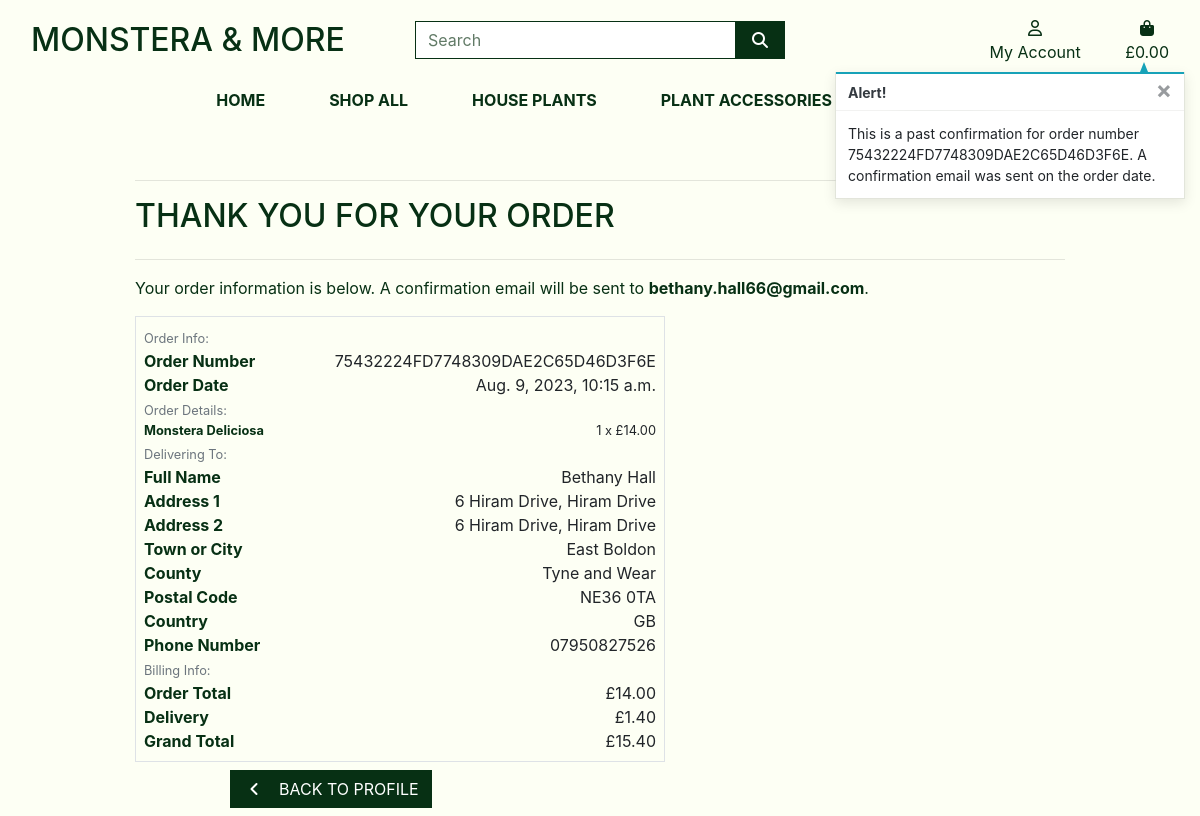
Screenshot of /profile/order_history/75432224FD7748309DAE2C65D46D3F6E with the database file from the repository.
### checkout/models.py (models this page shows, shortened)
class Order(models.Model):
    order_number = models.CharField(max_length=32, null=False, editable=False)
    full_name = models.CharField(max_length=50, null=False, blank=False)
    user_profile = models.ForeignKey(UserProfile, on_delete=models.SET_NULL,
                                     null=True, blank=True, related_name='orders')
    email = models.EmailField(max_length=254, null=False, blank=False)
    phone_number = models.CharField(max_length=20, null=False, blank=False)
    country = CountryField(blank_label='Country *', null=False, blank=False)
    postcode = models.CharField(max_length=20, null=True, blank=True)
    town_or_city = models.CharField(max_length=40, null=False, blank=False)
    street_address1 = models.CharField(max_length=80, null=False, blank=False)
    street_address2 = models.CharField(max_length=80, null=True, blank=True)
    county = models.CharField(max_length=80, null=True, blank=True)
    date = models.DateTimeField(auto_now_add=True)
    delivery_cost = models.DecimalField(max_digits=6, decimal_places=2, null=False, default=0)
    order_total = models.DecimalField(max_digits=10, decimal_places=2, null=False, default=0)
    grand_total = models.DecimalField(max_digits=10, decimal_places=2, null=False, default=0)
    original_bag = models.TextField(null=False, blank=False, default='')
    stripe_pid = models.CharField(max_length=254, null=False, blank=False, default='')

class OrderLineItem(models.Model):
    order = models.ForeignKey(Order, null=False, blank=False, on_delete=models.CASCADE, related_name='lineitems')
    product = models.ForeignKey(Product, null=False, blank=False, on_delete=models.CASCADE)
    product_size = models.CharField(max_length=2, null=True, blank=True) # XS, S, M, L, XL
    quantity = models.IntegerField(null=False, blank=False, default=0)
    lineitem_total = models.DecimalField(max_digits=6, decimal_places=2, null=False, blank=False, editable=False)

### products/models.py (models this page shows, shortened)
class Product(models.Model):
    category = models.ForeignKey('Category', null=True, blank=True, on_delete=models.SET_NULL)
    plant = models.BooleanField(null=True, blank=True)
    sku = models.CharField(max_length=254, null=True, blank=True)
    name = models.CharField(max_length=254)
    description = models.TextField()
    has_sizes = models.BooleanField(default=False, null=True, blank=True)
    price = models.DecimalField(max_digits=6, decimal_places=2)
    price_medium = models.DecimalField(max_digits=6, decimal_places=2, default=0)
    price_large = models.DecimalField(max_digits=6, decimal_places=2, default=0)
    in_stock = models.BooleanField(default=True, null=True, blank=True)
    date_created = models.DateTimeField(auto_now_add=True)
    rating = models.DecimalField(max_digits=6, decimal_places=2, null=True, blank=True)
    image_url = models.URLField(max_length=1024, null=True, blank=True)
    image = models.ImageField(null=True, blank=True)

### profiles/views.py (the view)
# urls.py: path('order_history/<order_number>', views.order_history, name='order_history'),
def order_history(request, order_number):
    order = get_object_or_404(Order, order_number=order_number)
    messages.info(request, (
        f'This is a past confirmation for order number {order_number}. '
        'A confirmation email was sent on the order date.'
    ))
    template = 'checkout/checkout_success.html'
    context = {
        'order': order,
        'from_profile': True,
    }
    return render(request, template, context)

### bag/contexts.py (called while the page is built, shortened)
def bag_contents(request):
    bag_items = []
    total = 0
    product_count = 0
    bag = request.session.get('bag', {})
    if total < settings.FREE_DELIVERY_THRESHOLD:
        delivery = total * Decimal(settings.STANDARD_DELIVERY_PERCENTAGE / 100)
        free_delivery_delta = settings.FREE_DELIVERY_THRESHOLD - total
    else:
        delivery = 0
        free_delivery_delta = 0
    grand_total = delivery + total
    context = {
        'bag_items': bag_items,
        'total': total,
        'product_count': product_count,
        'delivery': delivery,
        'free_delivery_delta': free_delivery_delta,
        'free_delivery_threshold': settings.FREE_DELIVERY_THRESHOLD,
        'grand_total': grand_total,
    }
    return context

### checkout/templates/checkout/checkout_success.html (shortened to what this page needs)
{% extends "base.html" %}
{% load static %}
{% block extra_css %}
    <link rel="stylesheet" href="{% static 'checkout/css/checkout.css' %}">
{% endblock %}
{% block page_header %}
    <div class="container header-container">
    </div>
{% endblock %}
{% block content %}
    <div class="overlay"></div>
    <div class="container">
        <div class="row">
            <div class="col">
                <hr>
                <h2 class="logo-font mb-4">Thank You for your order</h2>
                <hr>
                <p class="text-black">Your order information is below. A confirmation email will be sent to <strong>{{ order.email }}</strong>.</p>
            </div>
        </div>
        <div class="row">
            <div class="col-12 col-lg-7">
                <div class="order-confirmation-wrapper p-2 border">
                    <div class="row">
                        <div class="col">
                            <small class="text-muted">Order Info:</small>
                        </div>
                    </div>
                    <div class="row">
                        <div class="col-12 col-md-4">
                            <p class="mb-0 text-black font-weight-bold">Order Number</p>
                        </div>
                        <div class="col-12 col-md-8 text-md-right">
                            <p class="mb-0">{{ order.order_number }}</p>
                        </div>
                    </div>
                    <div class="row">
                        <div class="col-12 col-md-4">
                            <p class="mb-0 text-black font-weight-bold">Order Date</p>
                        </div>
                        <div class="col-12 col-md-8 text-md-right">
                            <p class="mb-0">{{ order.date }}</p>
                        </div>
                    </div>
                    <div class="row">
                        <div class="col">
                            <small class="text-muted">Order Details:</small>
                        </div>
                    </div>
                    {% for item in order.lineitems.all %}
                    <div class="row">
                        <div class="col-12 col-md-4">
                            <p class="small mb-0 text-black font-weight-bold">
                                {{ item.product.name }}{% if item.product_size %} - Size {{ item.product_size|upper }}{% endif %}
                            </p>
                        </div>
                        <div class="col-12 col-md-8 text-md-right">
                            <p class="small mb-0">{{ item.quantity }} x £{{ item.product.price }} </p>
                        </div>
                    </div>
                    {% endfor %}
                    <div class="row">
                        <div class="col">
                            <small class="text-muted">Delivering To:</small>
                        </div>
                    </div>
                    <div class="row">
                        <div class="col-12 col-md-4">
                            <p class="mb-0 text-black font-weight-bold">Full Name</p>
                        </div>
                        <div class="col-12 col-md-8 text-md-right">
                            <p class="mb-0">{{ order.full_name }}</p>
                        </div>
                    </div>
                    <div class="row">
                        <div class="col-12 col-md-4">
                            <p class="mb-0 text-black font-weight-bold">Address 1</p>
                        </div>
                        <div class="col-12 col-md-8 text-md-right">
                            <p class="mb-0">{{ order.street_address1 }}</p>
                        </div>
                    </div>
                    {% if order.street_address2 %}
                    <div class="row">
                        <div class="col-12 col-md-4">
                            <p class="mb-0 text-black font-weight-bold">Address 2</p>
                        </div>
                        <div class="col-12 col-md-8 text-md-right">
                            <p class="mb-0">{{ order.street_address1 }}</p>
                        </div>
                    </div>
                    {% endif %}
                    <div class="row">
                        <div class="col-12 col-md-4">
                            <p class="mb-0 text-black font-weight-bold">Town or City</p>
                        </div>
                        <div class="col-12 col-md-8 text-md-right">
                            <p class="mb-0">{{ order.town_or_city }}</p>
                        </div>
                    </div>
                    {% if order.county %}
                    <div class="row">
                        <div class="col-12 col-md-4">
                            <p class="mb-0 text-black font-weight-bold">County</p>
                        </div>
                        <div class="col-12 col-md-8 text-md-right">
                            <p class="mb-0">{{ order.county }}</p>
                        </div>
                    </div>
                    {% endif %}
                    {% if order.postcode %}
                    <div class="row">
                        <div class="col-12 col-md-4">
                            <p class="mb-0 text-black font-weight-bold">Postal Code</p>
                        </div>
                        <div class="col-12 col-md-8 text-md-right">
                            <p class="mb-0">{{ order.postcode }}</p>
                        </div>
                    </div>
                    {% endif %}
                    <div class="row">
                        <div class="col-12 col-md-4">
                            <p class="mb-0 text-black font-weight-bold">Country</p>
                        </div>
                        <div class="col-12 col-md-8 text-md-right">
                            <p class="mb-0">{{ order.country }}</p>
                        </div>
                    </div>
                    <div class="row">
                        <div class="col-12 col-md-4">
                            <p class="mb-0 text-black font-weight-bold">Phone Number</p>
                        </div>
                        <div class="col-12 col-md-8 text-md-right">
                            <p class="mb-0">{{ order.phone_number }}</p>
                        </div>
                    </div>
                    <div class="row">
                        <div class="col">
                            <small class="text-muted">Billing Info:</small>
                        </div>
                    </div>
                    <div class="row">
                        <div class="col-12 col-md-4">
                            <p class="mb-0 text-black font-weight-bold">Order Total</p>
                        </div>
                        <div class="col-12 col-md-8 text-md-right">
                            <p class="mb-0">£{{ order.order_total }}</p>
                        </div>
                    </div>
                    <div class="row">
                        <div class="col-12 col-md-4">
                            <p class="mb-0 text-black font-weight-bold">Delivery</p>
                        </div>
                        <div class="col-12 col-md-8 text-md-right">
                            <p class="mb-0">£{{ order.delivery_cost }}</p>
                        </div>
                    </div>
                    <div class="row">
                        <div class="col-12 col-md-4">
                            <p class="mb-0 text-black font-weight-bold">Grand Total</p>
                        </div>
                        <div class="col-12 col-md-8 text-md-right">
                            <p class="mb-0">£{{ order.grand_total }}</p>
                        </div>
                    </div>
                </div>
            </div>
        </div>
        <div class="row">
			<div class="col-12 col-lg-7 text-right">
                <div class="row">
                    <div class="col-12 col-lg-7 text-right">
                        {% if from_profile %}
                            <a href="{% url 'profile' %}" class="btn btn-black rounded-0 my-2">
                                <span class="icon mr-2">
                                    <i class="fas fa-angle-left"></i>
                                </span>
                                <span class="text-uppercase">Back to Profile</span>
                            </a>
                        {% endif %}
                    </div>
                </div>
            </div>
        {% endblock %}

### static/css/base.css (style rules this page uses)
html { height: 100%; }
body { background-image: url('/media/hero-plant.jpg'); background-color: #FDFFF4; height: 100vh; background-position: 1% 1%; }
.overlay { height: 100%; width: 100%; top: 0; left: 0; position: fixed; background: #FDFFF4; z-index: -1; }
a { color:#073014 ; }
.icon { align-items: center; display: inline-flex; justify-content: center; height: 1.5rem; width: 1.5rem; }
.logo-font { text-transform: uppercase; color:#073014; }
.btn-black { background: #073014; color: white; }
.text-black { color: #073014 !important; }
@media (min-width: 1200px) { .container { max-width: 80%; } }
@media (min-width: 992px) { .header-container { padding-top: 164px; } }

### rows the page displays
Order: email "bethany.hall66@gmail.com", order_number "75432224FD7748309DAE2C65D46D3F6E", date "Aug. 9, 2023, 10:15 a.m.", full_name "Bethany Hall", street_address1 "6 Hiram Drive, Hiram Drive", town_or_city "East Boldon", county "Tyne and Wear", postcode "NE36 0TA", country "GB", phone_number "07950827526", order_total "14.00", delivery_cost "1.40", grand_total "15.40"
OrderLineItem: product.name "Monstera Deliciosa", quantity "1", product.price "14.00"

### other values shown
{{ message }} "This is a past confirmation for order number 75432224FD7748309DAE2C65D46D3F6E. A confirmation email was sent on the order date."
